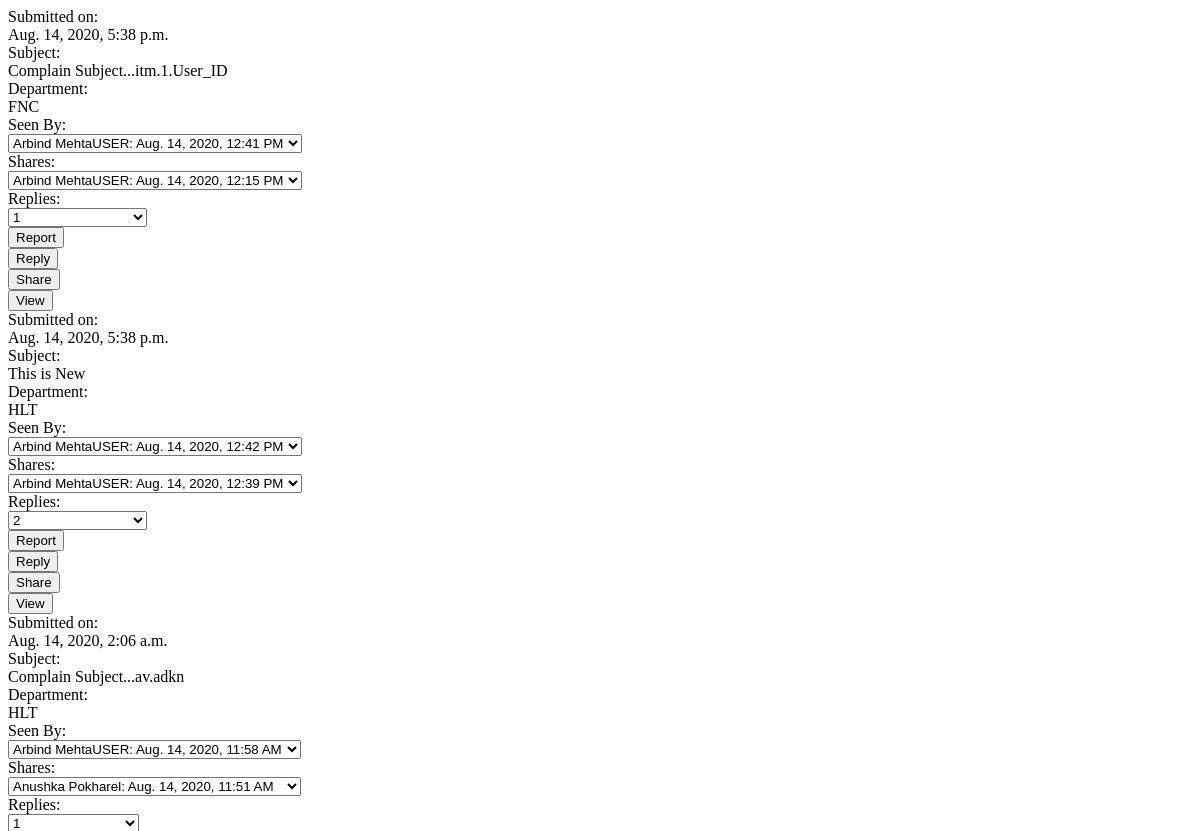
The page /mycomplain/ (signed in, upper part) on the database as committed earlier.
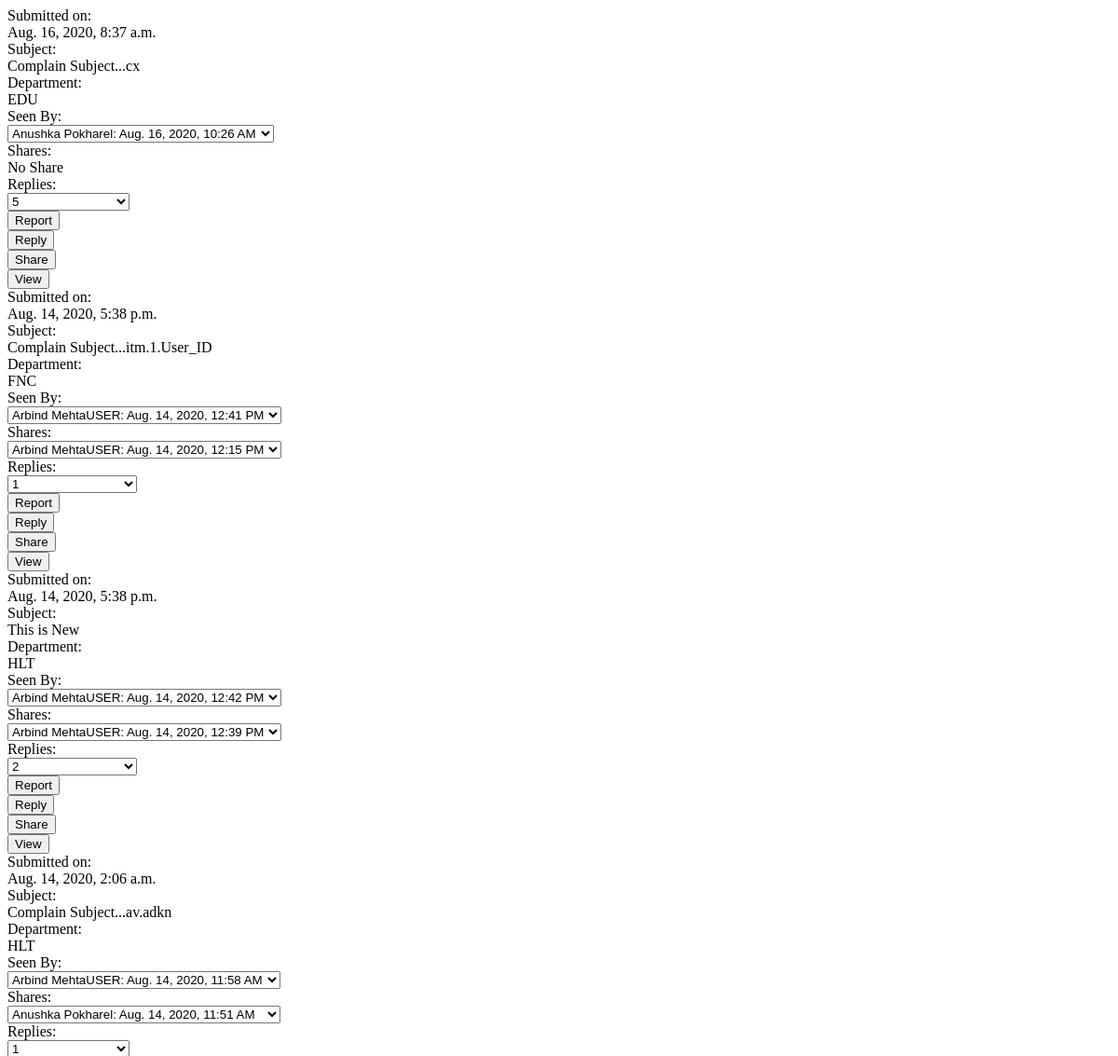
The same page on the database as committed later.
### mainsite/models.py (models this page shows, shortened)
class Complain(models.Model):
    User_ID = models.ForeignKey(User, on_delete=models.CASCADE)
    DateTime=models.DateTimeField(default=datetime.datetime.now())
    Department=models.CharField(max_length=500)
    Subject=models.TextField()
    Body=models.TextField()
    Attachments=models.FileField(upload_to="User_Data")
    Priority=models.CharField(max_length=50)
    Seen_By=models.TextField(default='{}')
    Shares=models.TextField(default='{}')
    Reports=models.TextField(default='{}')
    Replies=models.TextField(default='{}')
    Status=models.CharField(max_length=100,default="Unseen")
    Remarks = models.CharField(max_length=100, default="")

### mainsite/views.py (the view)
# urls.py: path('mycomplain/', views.myComplain, name='mycomplain'),
@login_required(login_url='login')
def myComplain(request):
    coms=Complain.objects.filter(User_ID=request.user).order_by('-DateTime')
    data=[]
    for com in coms:
        reps=Replies.objects.filter(Complain_ID=com).order_by('-DateTime')
        if len(reps)==0:
            data.append([com,[]])
        else:
            data.append([com, reps])
    contex={'datas':data}
    return render(request,'mainsite/mycomplain.html',contex)

### mainsite/templatetags/mytags.py (called while the page is built)
@register.filter
@stringfilter
def evalutae(value):
    return eval(value)

@register.filter
def get_dict_value(dictionary):
    return dictionary.values()

@register.filter
def get_lenght(obj):
    return str(len(obj))

### templates/mainsite/mycomplain.html (shortened to what the changed rows need)
{% load mytags %}
<div class="compln">
    <div class="row">
        <div class="col-sm-12 col-md-6 coms">
            {%for data in datas%}
            <div class="card complns">
                <div class="card-body">
                    <div class="row">
                        <div class="col">
                            Submitted on:
                        </div>
                        <div class="col com_lbl">
                            {{data.0.DateTime}}
                        </div>
                    </div>
                    <div class="row">
                        <div class="col">
                            Subject:
                        </div>
                        <div class="col com_lbl">
                            {{data.0.Subject}}
                        </div>
                    </div>
                    <div class="row">
                        <div class="col">
                            Department:
                        </div>
                        <div class="col com_lbl">
                            {{data.0.Department}}
                        </div>
                    </div>
                    <div class="row">
                        <div class="col">
                            Seen By:
                        </div>
                        <div class="col com_lbl">
                            {% if data.0.Seen_By|evalutae|get_lenght == '0' %}
                               Unseen
                            {% else %}
                                <select class="sel_dep">
                                    {%for itm in data.0.Seen_By|evalutae|get_dict_value %}
                                      <option>{{itm}}</option>
                                    {% endfor %}
                                </select>
                            {% endif %}
                        </div>
                    </div>
                    <div class="row">
                        <div class="col">
                            Shares:
                        </div>
                        <div class="col com_lbl">
                            {% if data.0.Shares|evalutae|get_lenght == '0' %}
                               No Share
                            {% else %}
                                <select class="sel_dep">
                                    {%for itm in data.0.Shares|evalutae|get_dict_value %}
                                      <option>{{itm}}</option>
                                    {% endfor %}
                                </select>
                            {% endif %}
                        </div>
                    </div>
                    <div class="row">
                        <div class="col">
                            Replies:
                        </div>
                        <div class="col com_lbl">
                            {% if data.1|get_lenght == '0' %}
                               No Replies
                            {% else %}
                                <select class="sel_dep" id="replies_sel_{{data.0.id}}" onchange="Onclick_Replies_Option('{{data.0.id}}')">
                                    <option value="">{{data.1|get_lenght}}</option>
                                </select>
                            {% endif %}
                        </div>
                    </div>
                </div>
                <div class="card-footer text-center">
                    <div class="row justify-content-center">
                        <div class="col ">
                            <button class="g-button">Report</button>
                        </div>
                        <div class="col ">
                            <button class="g-button" onclick="Reply_to_Comment('{{data.0.id}}')">Reply</button>
                        </div>
                        <div class="col ">
                            <button class="g-button" onclick="Share_mdl('{{data.0.id}}')"
                            data-toggle="modal" data-target="#exampleModalCenter" type="button">Share</button>
                        </div>
                        <div class="col ">
                            <button class="g-button" disable id="my_com_view_btn{{data.0.id}}" onclick="viewcomplain('{{data.0.id}}')">View</button>
                        </div>
                    </div>
                </div>
            </div>
            {% endfor %}
        </div>
    </div>
</div>

Rows that differ between the two databases and show on the page:
added Complain: DateTime "Aug. 16, 2020, 8:37 a.m.", Subject "Complain Subject...cx", Department "EDU", Seen_By "Anushka Pokharel: Aug. 16, 2020, 10:26 AM", Shares "No Share", id "5"
